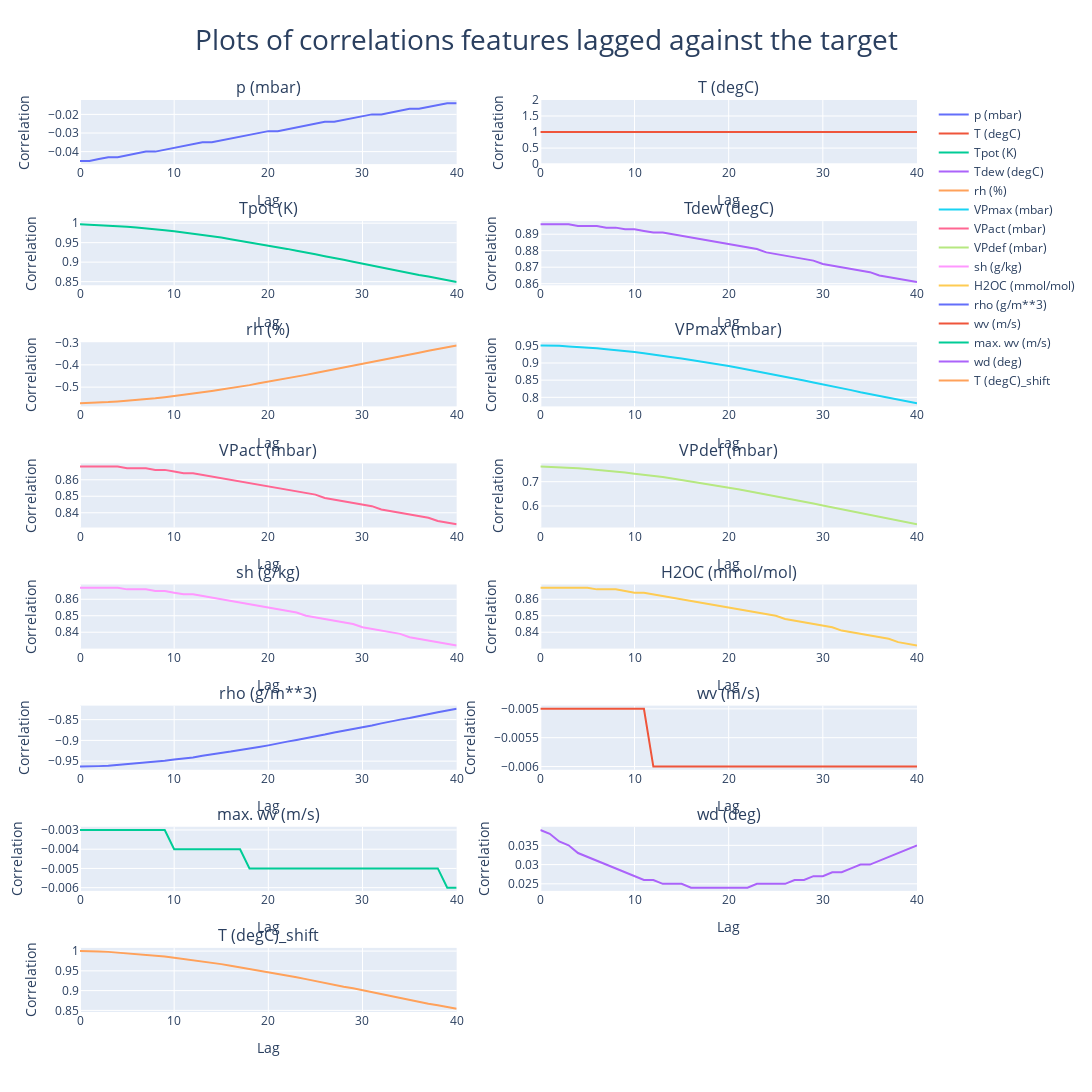

Source (notebook cell):
### Code cell
# calculate correlations each feature lagged againts the target
df_corr_features_lag_target = calculate_corr_features_lag_target(df = data, 
                                                                 target = 'T (degC)', 
                                                                 lags = 40
                                                                )

# plot correlations lagged
fig_corr_lag = plot_corr_features_lag_target(df_corr_lags = df_corr_features_lag_target)

# show
fig_corr_lag.show()

# save
fig_corr_lag.write_html("output_eda/3_bivariate_analysis/plot_corr_features_lag.html")
pio.write_image(fig_corr_lag, "output_eda/3_bivariate_analysis/plot_corr_features_lag.png")

### Figure 1 — Plotly figure (JSON) as saved in the notebook; plotly's stock layout.template omitted (floating-point values rounded to 4 significant figures)
{"data": [{"name": "p (mbar)", "type": "scatter", "x": [0, 1, 2, 3, 4, 5, 6, 7, 8, 9, 10, 11, 12, 13, 14, 15, 16, 17, 18, 19, 20, 21, 22, 23, 24, 25, 26, 27, 28, 29, 30, 31, 32, 33, 34, 35, 36, 37, 38, 39, 40], "xaxis": "x", "y": [-0.045, -0.045, -0.044, -0.043, -0.043, -0.042, -0.041, -0.04, -0.04, -0.039, -0.038, -0.037, -0.036, -0.035, -0.035, -0.034, -0.033, -0.032, -0.031, -0.03, -0.029, -0.029, -0.028, -0.027, -0.026, -0.025, -0.024, -0.024, -0.023, -0.022, -0.021, -0.02, -0.02, -0.019, -0.018, -0.017, -0.017, -0.016, -0.015, -0.014, -0.014], "yaxis": "y"}, {"name": "T (degC)", "type": "scatter", "x": [0, 1, 2, 3, 4, 5, 6, 7, 8, 9, 10, 11, 12, 13, 14, 15, 16, 17, 18, 19, 20, 21, 22, 23, 24, 25, 26, 27, 28, 29, 30, 31, 32, 33, 34, 35, 36, 37, 38, 39, 40], "xaxis": "x2", "y": [1, 1, 1, 1, 1, 1, 1, 1, 1, 1, 1, 1, 1, 1, 1, 1, 1, 1, 1, 1, 1, 1, 1, 1, 1, 1, 1, 1, 1, 1, 1, 1, 1, 1, 1, 1, 1, 1, 1, 1, 1], "yaxis": "y2"}, {"name": "Tpot (K)", "type": "scatter", "x": [0, 1, 2, 3, 4, 5, 6, 7, 8, 9, 10, 11, 12, 13, 14, 15, 16, 17, 18, 19, 20, 21, 22, 23, 24, 25, 26, 27, 28, 29, 30, 31, 32, 33, 34, 35, 36, 37, 38, 39, 40], "xaxis": "x3", "y": [0.997, 0.996, 0.995, 0.994, 0.993, 0.991, 0.989, 0.987, 0.985, 0.982, 0.979, 0.976, 0.973, 0.97, 0.967, 0.963, 0.959, 0.955, 0.951, 0.947, 0.943, 0.938, 0.934, 0.929, 0.925, 0.92, 0.915, 0.911, 0.906, 0.901, 0.896, 0.891, 0.887, 0.882, 0.877, 0.872, 0.867, 0.863, 0.858, 0.853, 0.849], "yaxis": "y3"}, {"name": "Tdew (degC)", "type": "scatter", "x": [0, 1, 2, 3, 4, 5, 6, 7, 8, 9, 10, 11, 12, 13, 14, 15, 16, 17, 18, 19, 20, 21, 22, 23, 24, 25, 26, 27, 28, 29, 30, 31, 32, 33, 34, 35, 36, 37, 38, 39, 40], "xaxis": "x4", "y": [0.896, 0.896, 0.896, 0.896, 0.895, 0.895, 0.895, 0.894, 0.894, 0.893, 0.893, 0.892, 0.891, 0.891, 0.89, 0.889, 0.888, 0.887, 0.886, 0.885, 0.884, 0.883, 0.882, 0.881, 0.879, 0.878, 0.877, 0.876, 0.875, 0.874, 0.872, 0.871, 0.87, 0.869, 0.868, 0.867, 0.865, 0.864, 0.863, 0.862, 0.861], "yaxis": "y4"}, {"name": "rh (%)", "type": "scatter", "x": [0, 1, 2, 3, 4, 5, 6, 7, 8, 9, 10, 11, 12, 13, 14, 15, 16, 17, 18, 19, 20, 21, 22, 23, 24, 25, 26, 27, 28, 29, 30, 31, 32, 33, 34, 35, 36, 37, 38, 39, 40], "xaxis": "x5", "y": [-0.572, -0.571, -0.569, -0.567, -0.564, -0.561, -0.558, -0.554, -0.55, -0.545, -0.54, -0.535, -0.529, -0.524, -0.517, -0.511, -0.505, -0.498, -0.491, -0.483, -0.476, -0.468, -0.461, -0.453, -0.445, -0.437, -0.429, -0.421, -0.412, -0.404, -0.396, -0.387, -0.379, -0.37, -0.362, -0.354, -0.346, -0.337, -0.329, -0.321, -0.313], "yaxis": "y5"}, {"name": "VPmax (mbar)", "type": "scatter", "x": [0, 1, 2, 3, 4, 5, 6, 7, 8, 9, 10, 11, 12, 13, 14, 15, 16, 17, 18, 19, 20, 21, 22, 23, 24, 25, 26, 27, 28, 29, 30, 31, 32, 33, 34, 35, 36, 37, 38, 39, 40], "xaxis": "x6", "y": [0.951, 0.951, 0.95, 0.948, 0.947, 0.945, 0.943, 0.94, 0.938, 0.935, 0.932, 0.928, 0.925, 0.921, 0.917, 0.913, 0.909, 0.905, 0.9, 0.895, 0.891, 0.886, 0.881, 0.875, 0.87, 0.865, 0.86, 0.854, 0.849, 0.843, 0.838, 0.832, 0.827, 0.821, 0.815, 0.81, 0.804, 0.799, 0.793, 0.788, 0.783], "yaxis": "y6"}, {"name": "VPact (mbar)", "type": "scatter", "x": [0, 1, 2, 3, 4, 5, 6, 7, 8, 9, 10, 11, 12, 13, 14, 15, 16, 17, 18, 19, 20, 21, 22, 23, 24, 25, 26, 27, 28, 29, 30, 31, 32, 33, 34, 35, 36, 37, 38, 39, 40], "xaxis": "x7", "y": [0.868, 0.868, 0.868, 0.868, 0.868, 0.867, 0.867, 0.867, 0.866, 0.866, 0.865, 0.864, 0.864, 0.863, 0.862, 0.861, 0.86, 0.859, 0.858, 0.857, 0.856, 0.855, 0.854, 0.853, 0.852, 0.851, 0.849, 0.848, 0.847, 0.846, 0.845, 0.844, 0.842, 0.841, 0.84, 0.839, 0.838, 0.837, 0.835, 0.834, 0.833], "yaxis": "y7"}, {"name": "VPdef (mbar)", "type": "scatter", "x": [0, 1, 2, 3, 4, 5, 6, 7, 8, 9, 10, 11, 12, 13, 14, 15, 16, 17, 18, 19, 20, 21, 22, 23, 24, 25, 26, 27, 28, 29, 30, 31, 32, 33, 34, 35, 36, 37, 38, 39, 40], "xaxis": "x8", "y": [0.762, 0.761, 0.759, 0.757, 0.755, 0.752, 0.749, 0.746, 0.742, 0.738, 0.733, 0.729, 0.724, 0.719, 0.713, 0.707, 0.702, 0.695, 0.689, 0.682, 0.676, 0.669, 0.662, 0.655, 0.648, 0.64, 0.633, 0.625, 0.618, 0.61, 0.602, 0.594, 0.587, 0.579, 0.571, 0.563, 0.555, 0.548, 0.54, 0.532, 0.525], "yaxis": "y8"}, {"name": "sh (g/kg)", "type": "scatter", "x": [0, 1, 2, 3, 4, 5, 6, 7, 8, 9, 10, 11, 12, 13, 14, 15, 16, 17, 18, 19, 20, 21, 22, 23, 24, 25, 26, 27, 28, 29, 30, 31, 32, 33, 34, 35, 36, 37, 38, 39, 40], "xaxis": "x9", "y": [0.867, 0.867, 0.867, 0.867, 0.867, 0.866, 0.866, 0.866, 0.865, 0.865, 0.864, 0.863, 0.863, 0.862, 0.861, 0.86, 0.859, 0.858, 0.857, 0.856, 0.855, 0.854, 0.853, 0.852, 0.85, 0.849, 0.848, 0.847, 0.846, 0.845, 0.843, 0.842, 0.841, 0.84, 0.839, 0.837, 0.836, 0.835, 0.834, 0.833, 0.832], "yaxis": "y9"}, {"name": "H2OC (mmol/mol)", "type": "scatter", "x": [0, 1, 2, 3, 4, 5, 6, 7, 8, 9, 10, 11, 12, 13, 14, 15, 16, 17, 18, 19, 20, 21, 22, 23, 24, 25, 26, 27, 28, 29, 30, 31, 32, 33, 34, 35, 36, 37, 38, 39, 40], "xaxis": "x10", "y": [0.867, 0.867, 0.867, 0.867, 0.867, 0.867, 0.866, 0.866, 0.866, 0.865, 0.864, 0.864, 0.863, 0.862, 0.861, 0.86, 0.859, 0.858, 0.857, 0.856, 0.855, 0.854, 0.853, 0.852, 0.851, 0.85, 0.848, 0.847, 0.846, 0.845, 0.844, 0.843, 0.841, 0.84, 0.839, 0.838, 0.837, 0.836, 0.834, 0.833, 0.832], "yaxis": "y10"}, {"name": "rho (g/m**3)", "type": "scatter", "x": [0, 1, 2, 3, 4, 5, 6, 7, 8, 9, 10, 11, 12, 13, 14, 15, 16, 17, 18, 19, 20, 21, 22, 23, 24, 25, 26, 27, 28, 29, 30, 31, 32, 33, 34, 35, 36, 37, 38, 39, 40], "xaxis": "x11", "y": [-0.963, -0.963, -0.962, -0.961, -0.959, -0.958, -0.956, -0.954, -0.952, -0.949, -0.946, -0.944, -0.941, -0.937, -0.934, -0.931, -0.927, -0.923, -0.92, -0.916, -0.912, -0.907, -0.903, -0.899, -0.895, -0.89, -0.886, -0.881, -0.877, -0.873, -0.868, -0.864, -0.859, -0.854, -0.85, -0.846, -0.841, -0.837, -0.832, -0.828, -0.824], "yaxis": "y11"}, {"name": "wv (m/s)", "type": "scatter", "x": [0, 1, 2, 3, 4, 5, 6, 7, 8, 9, 10, 11, 12, 13, 14, 15, 16, 17, 18, 19, 20, 21, 22, 23, 24, 25, 26, 27, 28, 29, 30, 31, 32, 33, 34, 35, 36, 37, 38, 39, 40], "xaxis": "x12", "y": [-0.005, -0.005, -0.005, -0.005, -0.005, -0.005, -0.005, -0.005, -0.005, -0.005, -0.005, -0.005, -0.006, -0.006, -0.006, -0.006, -0.006, -0.006, -0.006, -0.006, -0.006, -0.006, -0.006, -0.006, -0.006, -0.006, -0.006, -0.006, -0.006, -0.006, -0.006, -0.006, -0.006, -0.006, -0.006, -0.006, -0.006, -0.006, -0.006, -0.006, -0.006], "yaxis": "y12"}, {"name": "max. wv (m/s)", "type": "scatter", "x": [0, 1, 2, 3, 4, 5, 6, 7, 8, 9, 10, 11, 12, 13, 14, 15, 16, 17, 18, 19, 20, 21, 22, 23, 24, 25, 26, 27, 28, 29, 30, 31, 32, 33, 34, 35, 36, 37, 38, 39, 40], "xaxis": "x13", "y": [-0.003, -0.003, -0.003, -0.003, -0.003, -0.003, -0.003, -0.003, -0.003, -0.003, -0.004, -0.004, -0.004, -0.004, -0.004, -0.004, -0.004, -0.004, -0.005, -0.005, -0.005, -0.005, -0.005, -0.005, -0.005, -0.005, -0.005, -0.005, -0.005, -0.005, -0.005, -0.005, -0.005, -0.005, -0.005, -0.005, -0.005, -0.005, -0.005, -0.006, -0.006], "yaxis": "y13"}, {"name": "wd (deg)", "type": "scatter", "x": [0, 1, 2, 3, 4, 5, 6, 7, 8, 9, 10, 11, 12, 13, 14, 15, 16, 17, 18, 19, 20, 21, 22, 23, 24, 25, 26, 27, 28, 29, 30, 31, 32, 33, 34, 35, 36, 37, 38, 39, 40], "xaxis": "x14", "y": [0.039, 0.038, 0.036, 0.035, 0.033, 0.032, 0.031, 0.03, 0.029, 0.028, 0.027, 0.026, 0.026, 0.025, 0.025, 0.025, 0.024, 0.024, 0.024, 0.024, 0.024, 0.024, 0.024, 0.025, 0.025, 0.025, 0.025, 0.026, 0.026, 0.027, 0.027, 0.028, 0.028, 0.029, 0.03, 0.03, 0.031, 0.032, 0.033, 0.034, 0.035], "yaxis": "y14"}, {"name": "T (degC)_shift", "type": "scatter", "x": [0, 1, 2, 3, 4, 5, 6, 7, 8, 9, 10, 11, 12, 13, 14, 15, 16, 17, 18, 19, 20, 21, 22, 23, 24, 25, 26, 27, 28, 29, 30, 31, 32, 33, 34, 35, 36, 37, 38, 39, 40], "xaxis": "x15", "y": [1, 1, 0.999, 0.998, 0.996, 0.995, 0.993, 0.991, 0.988, 0.986, 0.983, 0.98, 0.977, 0.974, 0.97, 0.967, 0.963, 0.959, 0.955, 0.951, 0.947, 0.942, 0.938, 0.934, 0.929, 0.924, 0.92, 0.915, 0.91, 0.906, 0.901, 0.896, 0.891, 0.886, 0.882, 0.877, 0.872, 0.867, 0.863, 0.858, 0.854], "yaxis": "y15"}], "layout": {"annotations": [{"font": {"size": 16}, "showarrow": false, "text": "p (mbar)", "x": 0.225, "xanchor": "center", "xref": "paper", "y": 1, "yanchor": "bottom", "yref": "paper"}, {"font": {"size": 16}, "showarrow": false, "text": "T (degC)", "x": 0.775, "xanchor": "center", "xref": "paper", "y": 1, "yanchor": "bottom", "yref": "paper"}, {"font": {"size": 16}, "showarrow": false, "text": "Tpot (K)", "x": 0.225, "xanchor": "center", "xref": "paper", "y": 0.8672, "yanchor": "bottom", "yref": "paper"}, {"font": {"size": 16}, "showarrow": false, "text": "Tdew (degC)", "x": 0.775, "xanchor": "center", "xref": "paper", "y": 0.8672, "yanchor": "bottom", "yref": "paper"}, {"font": {"size": 16}, "showarrow": false, "text": "rh (%)", "x": 0.225, "xanchor": "center", "xref": "paper", "y": 0.7344, "yanchor": "bottom", "yref": "paper"}, {"font": {"size": 16}, "showarrow": false, "text": "VPmax (mbar)", "x": 0.775, "xanchor": "center", "xref": "paper", "y": 0.7344, "yanchor": "bottom", "yref": "paper"}, {"font": {"size": 16}, "showarrow": false, "text": "VPact (mbar)", "x": 0.225, "xanchor": "center", "xref": "paper", "y": 0.6016, "yanchor": "bottom", "yref": "paper"}, {"font": {"size": 16}, "showarrow": false, "text": "VPdef (mbar)", "x": 0.775, "xanchor": "center", "xref": "paper", "y": 0.6016, "yanchor": "bottom", "yref": "paper"}, {"font": {"size": 16}, "showarrow": false, "text": "sh (g/kg)", "x": 0.225, "xanchor": "center", "xref": "paper", "y": 0.4688, "yanchor": "bottom", "yref": "paper"}, {"font": {"size": 16}, "showarrow": false, "text": "H2OC (mmol/mol)", "x": 0.775, "xanchor": "center", "xref": "paper", "y": 0.4688, "yanchor": "bottom", "yref": "paper"}, {"font": {"size": 16}, "showarrow": false, "text": "rho (g/m**3)", "x": 0.225, "xanchor": "center", "xref": "paper", "y": 0.3359, "yanchor": "bottom", "yref": "paper"}, {"font": {"size": 16}, "showarrow": false, "text": "wv (m/s)", "x": 0.775, "xanchor": "center", "xref": "paper", "y": 0.3359, "yanchor": "bottom", "yref": "paper"}, {"font": {"size": 16}, "showarrow": false, "text": "max. wv (m/s)", "x": 0.225, "xanchor": "center", "xref": "paper", "y": 0.2031, "yanchor": "bottom", "yref": "paper"}, {"font": {"size": 16}, "showarrow": false, "text": "wd (deg)", "x": 0.775, "xanchor": "center", "xref": "paper", "y": 0.2031, "yanchor": "bottom", "yref": "paper"}, {"font": {"size": 16}, "showarrow": false, "text": "T (degC)_shift", "x": 0.225, "xanchor": "center", "xref": "paper", "y": 0.07031, "yanchor": "bottom", "yref": "paper"}], "height": 2800, "title": {"font": {"size": 28}, "text": "Plots of correlations features lagged against the target", "x": 0.5}, "width": 1700, "xaxis": {"anchor": "y", "autorange": true, "domain": [0, 0.45], "range": [0, 40], "title": {"text": "Lag"}, "type": "linear"}, "xaxis10": {"anchor": "y10", "autorange": true, "domain": [0.55, 1], "range": [0, 40], "title": {"text": "Lag"}, "type": "linear"}, "xaxis11": {"anchor": "y11", "autorange": true, "domain": [0, 0.45], "range": [0, 40], "title": {"text": "Lag"}, "type": "linear"}, "xaxis12": {"anchor": "y12", "autorange": true, "domain": [0.55, 1], "range": [0, 40], "title": {"text": "Lag"}, "type": "linear"}, "xaxis13": {"anchor": "y13", "autorange": true, "domain": [0, 0.45], "range": [0, 40], "title": {"text": "Lag"}, "type": "linear"}, "xaxis14": {"anchor": "y14", "autorange": true, "domain": [0.55, 1], "range": [0, 40], "title": {"text": "Lag"}, "type": "linear"}, "xaxis15": {"anchor": "y15", "autorange": true, "domain": [0, 0.45], "range": [0, 40], "title": {"text": "Lag"}, "type": "linear"}, "xaxis16": {"anchor": "y16", "domain": [0.55, 1]}, "xaxis2": {"anchor": "y2", "autorange": true, "domain": [0.55, 1], "range": [0, 40], "title": {"text": "Lag"}, "type": "linear"}, "xaxis3": {"anchor": "y3", "autorange": true, "domain": [0, 0.45], "range": [0, 40], "title": {"text": "Lag"}, "type": "linear"}, "xaxis4": {"anchor": "y4", "autorange": true, "domain": [0.55, 1], "range": [0, 40], "title": {"text": "Lag"}, "type": "linear"}, "xaxis5": {"anchor": "y5", "autorange": true, "domain": [0, 0.45], "range": [0, 40], "title": {"text": "Lag"}, "type": "linear"}, "xaxis6": {"anchor": "y6", "autorange": true, "domain": [0.55, 1], "range": [0, 40], "title": {"text": "Lag"}, "type": "linear"}, "xaxis7": {"anchor": "y7", "autorange": true, "domain": [0, 0.45], "range": [0, 40], "title": {"text": "Lag"}, "type": "linear"}, "xaxis8": {"anchor": "y8", "autorange": true, "domain": [0.55, 1], "range": [0, 40], "title": {"text": "Lag"}, "type": "linear"}, "xaxis9": {"anchor": "y9", "autorange": true, "domain": [0, 0.45], "range": [0, 40], "title": {"text": "Lag"}, "type": "linear"}, "yaxis": {"anchor": "x", "autorange": true, "domain": [0.9297, 1], "range": [-0.04672, -0.01228], "title": {"text": "Correlation"}, "type": "linear"}, "yaxis10": {"anchor": "x10", "autorange": true, "domain": [0.3984, 0.4688], "range": [0.8301, 0.8689], "title": {"text": "Correlation"}, "type": "linear"}, "yaxis11": {"anchor": "x11", "autorange": true, "domain": [0.2656, 0.3359], "range": [-0.9707, -0.8163], "title": {"text": "Correlation"}, "type": "linear"}, "yaxis12": {"anchor": "x12", "autorange": true, "domain": [0.2656, 0.3359], "range": [-0.006056, -0.004944], "title": {"text": "Correlation"}, "type": "linear"}, "yaxis13": {"anchor": "x13", "autorange": true, "domain": [0.1328, 0.2031], "range": [-0.006167, -0.002833], "title": {"text": "Correlation"}, "type": "linear"}, "yaxis14": {"anchor": "x14", "autorange": true, "domain": [0.1328, 0.2031], "range": [0.02317, 0.03983], "title": {"text": "Correlation"}, "type": "linear"}, "yaxis15": {"anchor": "x15", "autorange": true, "domain": [0, 0.07031], "range": [0.8459, 1.008], "title": {"text": "Correlation"}, "type": "linear"}, "yaxis16": {"anchor": "x16", "domain": [0, 0.07031]}, "yaxis2": {"anchor": "x2", "autorange": true, "domain": [0.9297, 1], "range": [0, 2], "title": {"text": "Correlation"}, "type": "linear"}, "yaxis3": {"anchor": "x3", "autorange": true, "domain": [0.7969, 0.8672], "range": [0.8408, 1.005], "title": {"text": "Correlation"}, "type": "linear"}, "yaxis4": {"anchor": "x4", "autorange": true, "domain": [0.7969, 0.8672], "range": [0.8591, 0.8979], "title": {"text": "Correlation"}, "type": "linear"}, "yaxis5": {"anchor": "x5", "autorange": true, "domain": [0.6641, 0.7344], "range": [-0.5864, -0.2986], "title": {"text": "Correlation"}, "type": "linear"}, "yaxis6": {"anchor": "x6", "autorange": true, "domain": [0.6641, 0.7344], "range": [0.7737, 0.9603], "title": {"text": "Correlation"}, "type": "linear"}, "yaxis7": {"anchor": "x7", "autorange": true, "domain": [0.5312, 0.6016], "range": [0.8311, 0.8699], "title": {"text": "Correlation"}, "type": "linear"}, "yaxis8": {"anchor": "x8", "autorange": true, "domain": [0.5312, 0.6016], "range": [0.5118, 0.7752], "title": {"text": "Correlation"}, "type": "linear"}, "yaxis9": {"anchor": "x9", "autorange": true, "domain": [0.3984, 0.4688], "range": [0.8301, 0.8689], "title": {"text": "Correlation"}, "type": "linear"}}}
